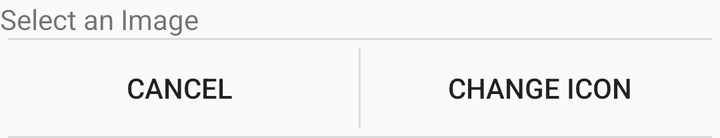
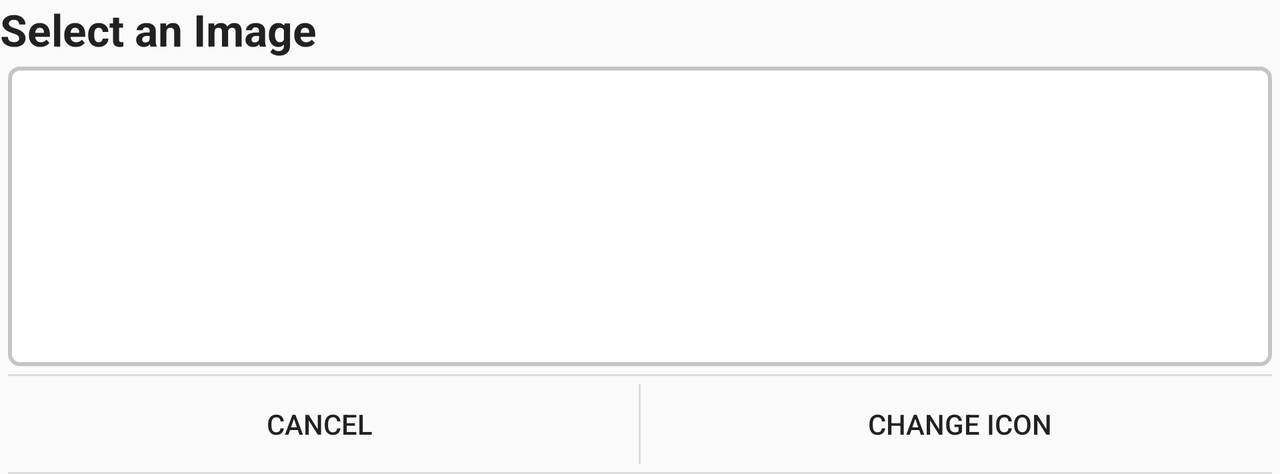

An Android layout and its configuration variant, each rendered on a device that would load it. The default file and the variant file are quoted in full after the pictures.
<!-- AndroidManifest.xml: application theme AppTheme -->
<!-- res/layout/dialog_icon_chooser.xml -->
<?xml version="1.0" encoding="utf-8"?>
<RelativeLayout xmlns:android="http://schemas.android.com/apk/res/android"
    android:layout_width="fill_parent"
    android:layout_height="wrap_content">
    <LinearLayout
        android:id="@+id/LinearLayoutGettingTitle"
        android:layout_width="fill_parent"
        android:layout_height="wrap_content"
        android:orientation="vertical" >
        <TextView
            android:id="@+id/tv_alert_dialog_string_input_name"
            android:text = "@string/dialog_icon_chooser_title"
            android:layout_height="wrap_content"
            android:layout_width="match_parent">
        </TextView>
        <ScrollView
            android:layout_width="match_parent"
            android:layout_height="wrap_content"            >
            <LinearLayout
                android:id="@+id/ll_icon_container"
                android:layout_width="match_parent"
                android:layout_height="wrap_content"
                android:orientation="vertical" >

            </LinearLayout>
        </ScrollView>
    </LinearLayout>

    <RelativeLayout
        android:layout_below="@+id/LinearLayoutGettingTitle"
        android:layout_width="fill_parent"
        android:layout_height="wrap_content">
        <View
            android:id="@+id/view_separator_inferior"
            android:layout_width="match_parent"
            android:layout_alignParentTop="true"
            android:layout_height="1dp"
            android:layout_marginLeft="4dip"
            android:layout_marginRight="4dip"
            android:background="?android:attr/dividerHorizontal"/>
        <View
            android:id="@+id/view_separator_bottom"
            android:layout_below="@+id/b_cancel"
            android:layout_width="match_parent"
            android:layout_height="1dp"
            android:layout_marginLeft="4dip"
            android:layout_marginRight="4dip"
            android:background="?android:attr/dividerHorizontal"/>
        <View
            android:id="@+id/view_separator_medium"
            android:layout_below="@+id/view_separator_inferior"
            android:layout_above="@+id/view_separator_bottom"
            android:layout_height="1dp"
            android:layout_centerHorizontal="true"
            android:layout_width="1dp"
            android:layout_marginBottom="4dip"
            android:layout_marginTop="4dip"
            android:background="?android:attr/dividerVertical" />
        <Button
            android:id="@+id/b_cancel"
            style="?android:attr/borderlessButtonStyle"
            android:layout_width="wrap_content"
            android:layout_height="wrap_content"
            android:layout_below="@+id/view_separator_inferior"
            android:layout_alignParentStart="true"
            android:layout_toStartOf="@+id/view_separator_medium"
            android:text="@string/global_cancel" />
        <Button
            android:id="@+id/b_change_icon"
            style="?android:attr/borderlessButtonStyle"
            android:layout_width="wrap_content"
            android:layout_height="wrap_content"
            android:layout_below="@+id/view_separator_inferior"
            android:layout_alignParentEnd="true"
            android:layout_toEndOf="@+id/view_separator_medium"
            android:layout_toStartOf="@+id/view_separator_medium"
            android:text="@string/dialog_icon_chooser_change" />
    </RelativeLayout>
</RelativeLayout>
<!-- resources referenced by this layout -->
<resources>
  <string name="dialog_icon_chooser_change">"Change Icon"</string>
  
      /*Alert Dialog*/
      /*Delete Dialog*/
  <string name="dialog_icon_chooser_title">"Select an Image"</string>
  <string name="global_cancel">"Cancel"</string>
  <style name="AppTheme" parent="Theme.AppCompat.Light.DarkActionBar">
          
          <item name="colorPrimary">@color/colorPrimary</item>
          <item name="colorPrimaryDark">@color/colorPrimaryDark</item>
          <item name="colorAccent">@color/colorAccent</item>
      </style>
  <color name="colorPrimary">#6200EE</color>
  <color name="colorPrimaryDark">#3700B3</color>
  <color name="colorAccent">#03DAC5</color>
</resources>
<!-- res/layout-land/dialog_icon_chooser.xml (the repository's variant of the layout above) -->
<!-- drawn on the phone turned sideways -->
<?xml version="1.0" encoding="utf-8"?>
<RelativeLayout
    xmlns:android="http://schemas.android.com/apk/res/android"
    android:layout_width="fill_parent"
    android:layout_height="wrap_content"
    android:orientation="vertical">
    <LinearLayout
        android:id="@+id/LinearLayoutGettingTitle"
        android:layout_width="fill_parent"
        android:layout_height="wrap_content"
        android:orientation="vertical" >

        <TextView
            android:id="@+id/tv_alert_dialog_string_input_name"
            android:layout_width="match_parent"
            android:layout_height="wrap_content"
            android:text="@string/dialog_icon_chooser_title"
            android:textAppearance="@style/TextAppearance.AppCompat.Large"
            android:textStyle="bold" />
        <ScrollView
            android:layout_width="match_parent"
            android:layout_height="150dp"
            android:layout_gravity="center"
            android:layout_margin="4dp"
            android:background="@drawable/rectangle">
            <LinearLayout
                android:id="@+id/ll_icon_container"
                android:layout_width="match_parent"
                android:layout_height="wrap_content"
                android:orientation="vertical">
            </LinearLayout>
        </ScrollView>
    </LinearLayout>

    <RelativeLayout
        android:layout_below="@+id/LinearLayoutGettingTitle"
        android:layout_width="fill_parent"
        android:layout_height="wrap_content">
        <View
            android:id="@+id/view_separator_inferior"
            android:layout_width="match_parent"
            android:layout_alignParentTop="true"
            android:layout_height="1dp"
            android:layout_marginLeft="4dip"
            android:layout_marginRight="4dip"
            android:background="?android:attr/dividerHorizontal"/>
        <View
            android:id="@+id/view_separator_bottom"
            android:layout_below="@+id/b_cancel"
            android:layout_width="match_parent"
            android:layout_height="1dp"
            android:layout_marginLeft="4dip"
            android:layout_marginRight="4dip"
            android:background="?android:attr/dividerHorizontal"/>
        <View
            android:id="@+id/view_separator_medium"
            android:layout_below="@+id/view_separator_inferior"
            android:layout_above="@+id/view_separator_bottom"
            android:layout_height="1dp"
            android:layout_centerHorizontal="true"
            android:layout_width="1dp"
            android:layout_marginBottom="4dip"
            android:layout_marginTop="4dip"
            android:background="?android:attr/dividerVertical" />
        <Button
            android:id="@+id/b_cancel"
            style="?android:attr/borderlessButtonStyle"
            android:layout_width="wrap_content"
            android:layout_height="wrap_content"
            android:layout_below="@+id/view_separator_inferior"
            android:layout_alignParentStart="true"
            android:layout_toStartOf="@+id/view_separator_medium"
            android:text="@string/global_cancel" />
        <Button
            android:id="@+id/b_change_icon"
            style="?android:attr/borderlessButtonStyle"
            android:layout_width="wrap_content"
            android:layout_height="wrap_content"
            android:layout_below="@+id/view_separator_inferior"
            android:layout_alignParentEnd="true"
            android:layout_toEndOf="@+id/view_separator_medium"
            android:layout_toStartOf="@+id/view_separator_medium"
            android:text="@string/dialog_icon_chooser_change" />
    </RelativeLayout>
</RelativeLayout>
<!-- resources referenced by the variant -->
<!-- as the phone turned sideways resolves them -->
<resources>
  <!-- drawable rectangle (drawable) -->
  <?xml version="1.0" encoding="UTF-8"?>
  <shape xmlns:android="http://schemas.android.com/apk/res/android">
      <stroke android:width="2dp" android:color="#ffc5c5c5" />
      <padding android:left="2dp"
          android:top="2dp"
          android:right="2dp"
          android:bottom="2dp" />
      <corners android:radius="5dp" />
      <solid android:color="#ffffffff" />
  </shape>
  <string name="dialog_icon_chooser_change">"Change Icon"</string>
  
      /*Alert Dialog*/
      /*Delete Dialog*/
  <string name="dialog_icon_chooser_title">"Select an Image"</string>
  <string name="global_cancel">"Cancel"</string>
  <style name="AppTheme" parent="Theme.AppCompat.Light.DarkActionBar">
          
          <item name="colorPrimary">@color/colorPrimary</item>
          <item name="colorPrimaryDark">@color/colorPrimaryDark</item>
          <item name="colorAccent">@color/colorAccent</item>
      </style>
  <color name="colorPrimary">#6200EE</color>
  <color name="colorPrimaryDark">#3700B3</color>
  <color name="colorAccent">#03DAC5</color>
</resources>
